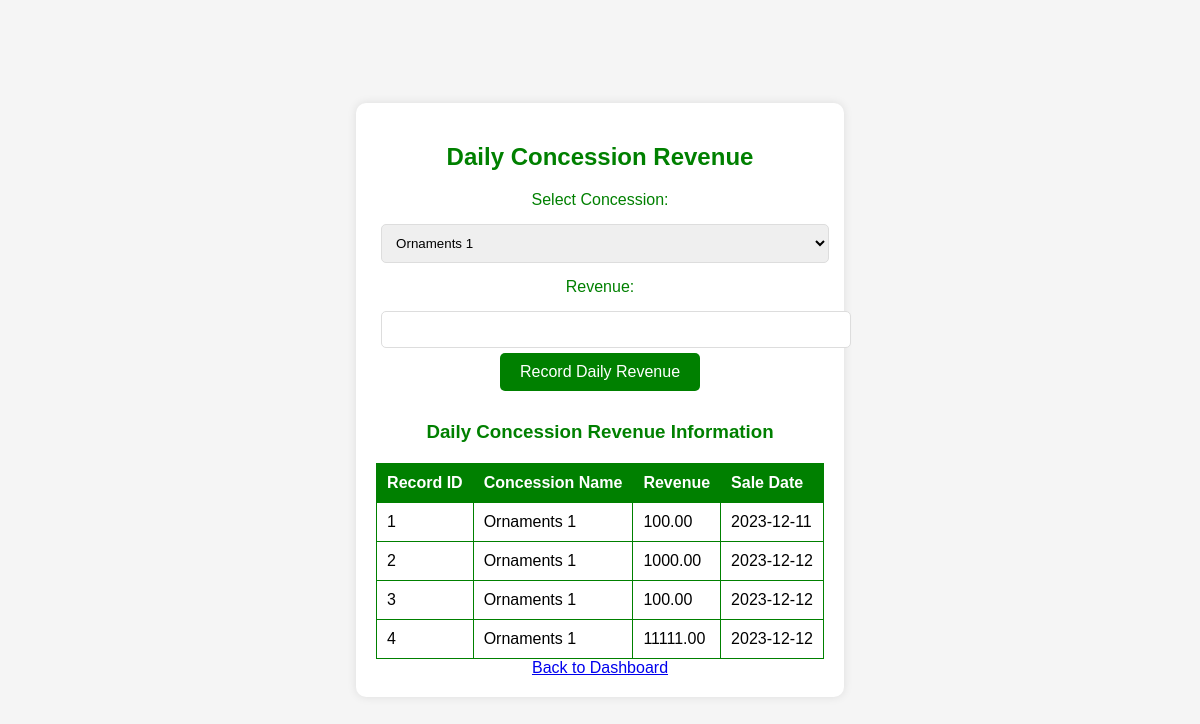
/concession/sales_concession.php, run on the app's committed database.
### tables this page shows
CREATE TABLE IF NOT EXISTS `dailyconcessionrevenue` (
  `RecordID` int(11) NOT NULL AUTO_INCREMENT,
  `ConcessionID` int(11) DEFAULT NULL,
  `Revenue` decimal(10,2) NOT NULL,
  `SaleDate` date NOT NULL DEFAULT curdate(),
  PRIMARY KEY (`RecordID`),
  KEY `ConcessionID` (`ConcessionID`),
  CONSTRAINT `dailyconcessionrevenue_ibfk_1` FOREIGN KEY (`ConcessionID`) REFERENCES `concession` (`ID`)
);

CREATE TABLE IF NOT EXISTS `concession` (
  `ID` int(11) NOT NULL,
  `Product` varchar(255) NOT NULL,
  PRIMARY KEY (`ID`),
  CONSTRAINT `concession_ibfk_1` FOREIGN KEY (`ID`) REFERENCES `revenuetype` (`ID`)
);

### concession/sales_concession.php (the view, shortened to what this page needs)
<?php
include '../includes/db_connection.php';
$concessionsSql = "SELECT ID, Product FROM Concession";
$concessionsResult = $conn->query($concessionsSql);
?>
<!DOCTYPE html>
<html lang="en">
<head>
</head>
<body>
    <div class="container">
        <h2>Daily Concession Revenue</h2>
        <form method="post" action="">
            <label for="concessionID">Select Concession:</label>
            <select name="concessionID" required>
                <?php while ($concession = $concessionsResult->fetch_assoc()) : ?>
                    <option value="<?php echo $concession['ID']; ?>">
                        <?php echo $concession['Product']; ?>
                    </option>
                <?php endwhile; ?>
            </select><br>
            <label for="revenue">Revenue:</label>
            <input type="number" name="revenue" min="0" step="0.01" required><br>
            <button type="submit" name="recordSale">Record Daily Revenue</button>
        </form>
        <h3>Daily Concession Revenue Information</h3>
        <table border="1">
            <tr>
                <th>Record ID</th>
                <th>Concession Name</th>
                <th>Revenue</th>
                <th>Sale Date</th>
            </tr>
            <?php
            $dailyRevenueSql = "SELECT RecordID, Product, Revenue, SaleDate FROM DailyConcessionRevenue
                                JOIN Concession ON DailyConcessionRevenue.ConcessionID = Concession.ID";
            $dailyRevenueResult = $conn->query($dailyRevenueSql);
            while ($record = $dailyRevenueResult->fetch_assoc()) :
            ?>
                <tr>
                    <td><?php echo $record['RecordID']; ?></td>
                    <td><?php echo $record['Product']; ?></td>
                    <td><?php echo $record['Revenue']; ?></td>
                    <td><?php echo $record['SaleDate']; ?></td>
                </tr>
            <?php endwhile; ?>
        </table>
        <a href = "../dashboard.php">Back to Dashboard</a>
    </div>
</body>
</html>

### concession/sales_concession.php (style rules this page uses)
body { font-family: 'Arial', sans-serif; background-color: #f5f5f5; margin: 0; display: flex; align-items: center; justify-content: center; height: 100vh; }
.container { background-color: #fff; padding: 20px; border-radius: 10px; box-shadow: 0 0 10px rgba(0, 0, 0, 0.1); text-align: center; }
h2 { color: #008000; }
form { margin-top: 20px; }
label { display: block; margin: 10px 0; color: #008000; }
select, input { padding: 10px; margin: 5px; border: 1px solid #ddd; border-radius: 5px; width: 100%; }
button { background-color: #008000; color: #fff; padding: 10px 20px; border: none; border-radius: 5px; cursor: pointer; font-size: 16px; }
table { width: 100%; margin-top: 20px; border-collapse: collapse; }
table, th, td { border: 1px solid #008000; }
th, td { padding: 10px; text-align: left; }
th { background-color: #008000; color: white; }
h3 { color: #008000; margin-top: 30px; }

### data on the page
dailyconcessionrevenue: RecordID "1", ConcessionID.Product "Ornaments 1", Revenue "100.00", SaleDate "2023-12-11"
dailyconcessionrevenue: RecordID "2", ConcessionID.Product "Ornaments 1", Revenue "1000.00", SaleDate "2023-12-12"
dailyconcessionrevenue: RecordID "3", ConcessionID.Product "Ornaments 1", Revenue "100.00", SaleDate "2023-12-12"
dailyconcessionrevenue: RecordID "4", ConcessionID.Product "Ornaments 1", Revenue "11111.00", SaleDate "2023-12-12"

### other printed values
form field concessionID "Ornaments 1"
